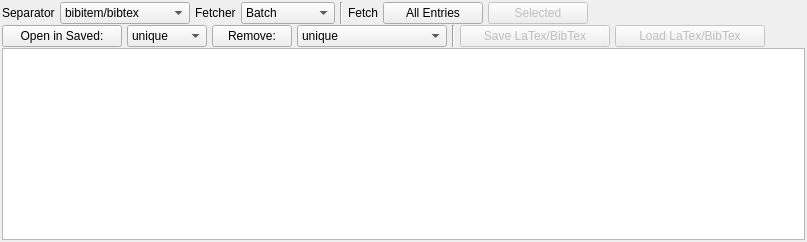
      <widget class="QWidget" name="batchTab">
       <property name="enabled">
        <bool>true</bool>
       </property>
       <attribute name="title">
        <string>Batch</string>
       </attribute>
       <layout class="QVBoxLayout" name="verticalLayout_7">
        <property name="spacing">
         <number>1</number>
        </property>
        <property name="leftMargin">
         <number>2</number>
        </property>
        <property name="topMargin">
         <number>2</number>
        </property>
        <property name="rightMargin">
         <number>2</number>
        </property>
        <property name="bottomMargin">
         <number>2</number>
        </property>
        <item>
         <layout class="QHBoxLayout" name="horizontalLayout_2">
          <property name="spacing">
           <number>5</number>
          </property>
          <item>
           <widget class="QLabel" name="label_21">
            <property name="sizePolicy">
             <sizepolicy hsizetype="Fixed" vsizetype="Fixed">
              <horstretch>0</horstretch>
              <verstretch>0</verstretch>
             </sizepolicy>
            </property>
            <property name="text">
             <string>Separator</string>
            </property>
           </widget>
          </item>
          <item>
           <widget class="QComboBox" name="separator">
            <property name="sizePolicy">
             <sizepolicy hsizetype="Fixed" vsizetype="Fixed">
              <horstretch>0</horstretch>
              <verstretch>0</verstretch>
             </sizepolicy>
            </property>
            <property name="minimumSize">
             <size>
              <width>130</width>
              <height>0</height>
             </size>
            </property>
            <property name="maximumSize">
             <size>
              <width>130</width>
              <height>16777215</height>
             </size>
            </property>
            <property name="currentIndex">
             <number>2</number>
            </property>
            <item>
             <property name="text">
              <string>new line</string>
             </property>
            </item>
            <item>
             <property name="text">
              <string>empty line</string>
             </property>
            </item>
            <item>
             <property name="text">
              <string>bibitem/bibtex</string>
             </property>
            </item>
           </widget>
          </item>
          <item>
           <widget class="QLabel" name="label_22">
            <property name="text">
             <string>Fetcher</string>
            </property>
           </widget>
          </item>
          <item>
           <widget class="QComboBox" name="batchFetcher">
            <item>
             <property name="text">
              <string>Batch</string>
             </property>
            </item>
            <item>
             <property name="text">
              <string>MathSciNet</string>
             </property>
            </item>
            <item>
             <property name="text">
              <string>zbMATH</string>
             </property>
            </item>
            <item>
             <property name="text">
              <string>arXiv</string>
             </property>
            </item>
           </widget>
          </item>
          <item>
           <widget class="Line" name="line_4">
            <property name="orientation">
             <enum>Qt::Vertical</enum>
            </property>
           </widget>
          </item>
          <item>
           <widget class="QLabel" name="label_23">
            <property name="text">
             <string>Fetch</string>
            </property>
           </widget>
          </item>
          <item>
           <widget class="QPushButton" name="batchRun">
            <property name="sizePolicy">
             <sizepolicy hsizetype="Fixed" vsizetype="Fixed">
              <horstretch>0</horstretch>
              <verstretch>0</verstretch>
             </sizepolicy>
            </property>
            <property name="minimumSize">
             <size>
              <width>100</width>
              <height>0</height>
             </size>
            </property>
            <property name="maximumSize">
             <size>
              <width>100</width>
              <height>16777215</height>
             </size>
            </property>
            <property name="text">
             <string>All Entries</string>
            </property>
           </widget>
          </item>
          <item>
           <widget class="QPushButton" name="batchRunSelected">
            <property name="enabled">
             <bool>false</bool>
            </property>
            <property name="sizePolicy">
             <sizepolicy hsizetype="Fixed" vsizetype="Fixed">
              <horstretch>0</horstretch>
              <verstretch>0</verstretch>
             </sizepolicy>
            </property>
            <property name="minimumSize">
             <size>
              <width>100</width>
              <height>0</height>
             </size>
            </property>
            <property name="maximumSize">
             <size>
              <width>100</width>
              <height>16777215</height>
             </size>
            </property>
            <property name="text">
             <string>Selected</string>
            </property>
           </widget>
          </item>
          <item>
           <spacer name="horizontalSpacer_7">
            <property name="orientation">
             <enum>Qt::Horizontal</enum>
            </property>
            <property name="sizeHint" stdset="0">
             <size>
              <width>40</width>
              <height>20</height>
             </size>
            </property>
           </spacer>
          </item>
         </layout>
        </item>
        <item>
         <layout class="QHBoxLayout" name="horizontalLayout_7">
          <property name="spacing">
           <number>5</number>
          </property>
          <item>
           <widget class="QPushButton" name="batchOpenInResults">
            <property name="sizePolicy">
             <sizepolicy hsizetype="Fixed" vsizetype="Fixed">
              <horstretch>0</horstretch>
              <verstretch>0</verstretch>
             </sizepolicy>
            </property>
            <property name="minimumSize">
             <size>
              <width>120</width>
              <height>0</height>
             </size>
            </property>
            <property name="maximumSize">
             <size>
              <width>120</width>
              <height>16777215</height>
             </size>
            </property>
            <property name="text">
             <string>Open in Saved:</string>
            </property>
           </widget>
          </item>
          <item>
           <widget class="QComboBox" name="batchOpenOptions">
            <property name="sizePolicy">
             <sizepolicy hsizetype="Fixed" vsizetype="Fixed">
              <horstretch>0</horstretch>
              <verstretch>0</verstretch>
             </sizepolicy>
            </property>
            <property name="minimumSize">
             <size>
              <width>80</width>
              <height>0</height>
             </size>
            </property>
            <property name="maximumSize">
             <size>
              <width>80</width>
              <height>16777215</height>
             </size>
            </property>
            <property name="currentIndex">
             <number>2</number>
            </property>
            <item>
             <property name="text">
              <string>as is</string>
             </property>
            </item>
            <item>
             <property name="text">
              <string>results</string>
             </property>
            </item>
            <item>
             <property name="text">
              <string>unique</string>
             </property>
            </item>
           </widget>
          </item>
          <item>
           <widget class="QPushButton" name="batchRemove">
            <property name="sizePolicy">
             <sizepolicy hsizetype="Fixed" vsizetype="Fixed">
              <horstretch>0</horstretch>
              <verstretch>0</verstretch>
             </sizepolicy>
            </property>
            <property name="minimumSize">
             <size>
              <width>80</width>
              <height>0</height>
             </size>
            </property>
            <property name="maximumSize">
             <size>
              <width>80</width>
              <height>16777215</height>
             </size>
            </property>
            <property name="text">
             <string>Remove:</string>
            </property>
           </widget>
          </item>
          <item>
           <widget class="QComboBox" name="batchRemoveOptions">
            <property name="sizePolicy">
             <sizepolicy hsizetype="Fixed" vsizetype="Fixed">
              <horstretch>0</horstretch>
              <verstretch>0</verstretch>
             </sizepolicy>
            </property>
            <property name="minimumSize">
             <size>
              <width>150</width>
              <height>0</height>
             </size>
            </property>
            <property name="maximumSize">
             <size>
              <width>150</width>
              <height>16777215</height>
             </size>
            </property>
            <property name="currentIndex">
             <number>0</number>
            </property>
            <item>
             <property name="text">
              <string>unique</string>
             </property>
            </item>
            <item>
             <property name="text">
              <string>nonunique</string>
             </property>
            </item>
            <item>
             <property name="text">
              <string>queries/comments</string>
             </property>
            </item>
            <item>
             <property name="text">
              <string>comments</string>
             </property>
            </item>
            <item>
             <property name="text">
              <string>all but unique</string>
             </property>
            </item>
            <item>
             <property name="text">
              <string>all but not matched</string>
             </property>
            </item>
            <item>
             <property name="text">
              <string>all but nonunique</string>
             </property>
            </item>
           </widget>
          </item>
          <item>
           <widget class="Line" name="line_5">
            <property name="orientation">
             <enum>Qt::Vertical</enum>
            </property>
           </widget>
          </item>
          <item>
           <widget class="QPushButton" name="pushButton_5">
            <property name="enabled">
             <bool>false</bool>
            </property>
            <property name="sizePolicy">
             <sizepolicy hsizetype="Fixed" vsizetype="Fixed">
              <horstretch>0</horstretch>
              <verstretch>0</verstretch>
             </sizepolicy>
            </property>
            <property name="minimumSize">
             <size>
              <width>150</width>
              <height>0</height>
             </size>
            </property>
            <property name="maximumSize">
             <size>
              <width>120</width>
              <height>16777215</height>
             </size>
            </property>
            <property name="text">
             <string>Save LaTex/BibTex</string>
            </property>
           </widget>
          </item>
          <item>
           <widget class="QPushButton" name="pushButton_4">
            <property name="enabled">
             <bool>false</bool>
            </property>
            <property name="sizePolicy">
             <sizepolicy hsizetype="Fixed" vsizetype="Fixed">
              <horstretch>0</horstretch>
              <verstretch>0</verstretch>
             </sizepolicy>
            </property>
            <property name="minimumSize">
             <size>
              <width>150</width>
              <height>0</height>
             </size>
            </property>
            <property name="maximumSize">
             <size>
              <width>120</width>
              <height>16777215</height>
             </size>
            </property>
            <property name="text">
             <string>Load LaTex/BibTex</string>
            </property>
           </widget>
          </item>
          <item>
           <spacer name="horizontalSpacer_8">
            <property name="orientation">
             <enum>Qt::Horizontal</enum>
            </property>
            <property name="sizeHint" stdset="0">
             <size>
              <width>40</width>
              <height>20</height>
             </size>
            </property>
           </spacer>
          </item>
         </layout>
        </item>
        <item>
         <widget class="QTextEdit" name="batchEdit">
          <property name="textInteractionFlags">
           <set>Qt::LinksAccessibleByMouse|Qt::TextEditable|Qt::TextEditorInteraction|Qt::TextSelectableByKeyboard|Qt::TextSelectableByMouse</set>
          </property>
         </widget>
        </item>
       </layout>
      </widget>
